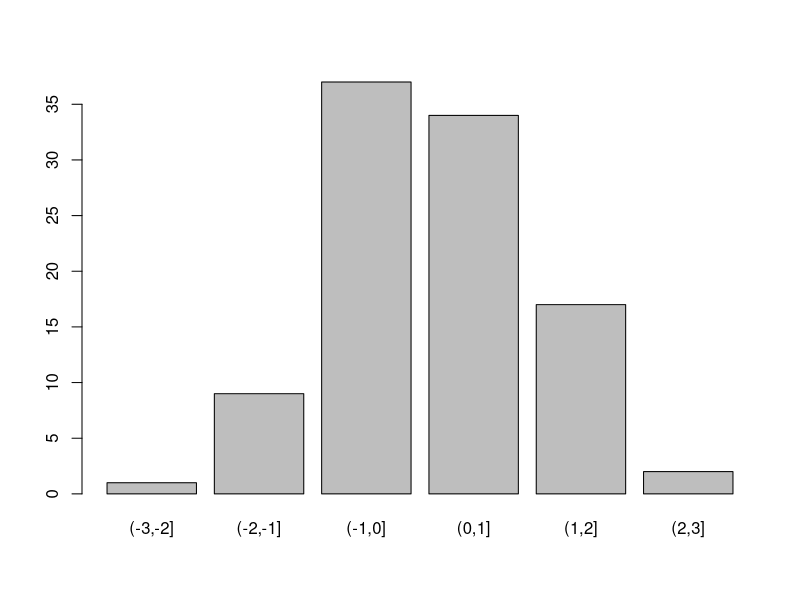

This chart was generated by the following R code:

#
#   Dalykas: STATISTINĖS DUOMENŲ ANALIZĖS SISTEMA IR PROGRAMAVIMO KALBA R
#            Kategoriniai kintamieji -- faktoriai.
#
#  Autorius: Tomas Rekašius
#
#   Sukurta: 2013-03-18 | 2013-05-06
#


# TURINYS -------------------------------

# 
#   1. Faktorių sudarymas ir jų sąvybės:
#      * komanda factor
#      * komanda class
#      * komanda mode
#      * komanda levels
#      * komanda nlevels
#      * komanda length
#      * komanda attributes
#      * komanda str
#      * komanda is.ordered
#      * komanda gl
#
#   2. Faktorių reikšmų keitimas:
#      * komanda relevel
#      * komanda droplevels
#      * operatorius [
#      * komanda ordered
#


# PASTABOS ------------------------------

#
# Parašyti apie funkcijos reorder taikymą.
# Pridėti funkciją interaction.
# 


# NUSTATYMAI ----------------------------

# Nustatoma lietuviška lokalė. 
Sys.setlocale(locale = "Lithuanian")

# Nustatomas darbinis katalogas.
setwd("C:/Downloads")

# Ištrinami visi seni kintamieji.
rm(list = ls())


# --------------------------------------- #
# FAKTORIAI IR JŲ SAVYBĖS                 #
# --------------------------------------- #

# Programavimo kalboje R faktoriais vadinami vardų arba rangų skalės kintamieji,
# kurie įgyja baigtinį skaičių skirtingų reikšmių. Statistikoje tokie kintamieji
# vadinami kategoriniais. Kategorinių kintamųjų reikšmės dažnai būna užkoduotos 
# simboliais, žodžiais, pavadinimais ar skaičiais. Jei faktorius sudarytas iš 
# vardų skalėje išmatuoto kategorinio kintamojo, tai jo reikšmių išrikiavimas 
# neturi jokios prasmės. Jei tai ranginis kintamasis, tai rango didėjimo tvarka 
# išrikiuotos reikšmės turi tam tikrą prasmę.

# Tokiems kintamiesiems sukurti R naudojama funkcija factor. Jos parametrai:
# 
#        x -- kategorinio kintamojo reikšmių vektorius,
#   levels -- skirtingų kategorinio kintamojo reikšmių vektorius,
#   labels -- kintamojo reikšmių pavadinimų vektorius,
#  ordered -- loginė reikšmė, jei TRUE, tai nurodo, kad kintamasis yra ranginis.


# Turime vektorių, kurio reikšmės nurodo pvz. anketą pildančių žmonių lytį.
# Pagal nutylėjimą galimos faktoriaus reikšmės bus išrikiuotos pagal abėcėlę.

x <- c("Vyras", "Moteris", "Vyras", "Moteris", "Moteris", "Moteris", "Vyras")
f <- factor(x)
f


# Faktorius kaip duomenų struktūra yra specialaus factor tipo.
class(f)

# Nepriklausomai nuo to, kokias reikšmes įgyja kategorinis kintamasis, faktorius
# yra sveikųjų skaičių 1, 2, ... , k vektorius, kur k yra skirtingų kintamojo 
# reikšmių skaičius, o kiekvienam jo nariui priskirtas pavadinimas -- kategorinio 
# kintamojo reikšmė. Todėl funkcija mode nurodo, kad faktoriaus kaip vektoriaus 
# reikšmės yra numeric tipo.

mode(f)


# Kokias skirtingas reikšmes turi kategorinis kintamasis parodo funkcija levels.
levels(f)

# Kiek skirtingų reikšmių turi kategorinis kintamasis parodo funkcija nlevels.
nlevels(f)

# Kaip ir kiekvieno vektoriaus, faktoriaus ilgis reiškia visų jo elementų skaičių.
length(f)


# Faktorius kaip R kintamasis turi keletą pagrindinių atributų: tai yra kintamojo 
# reikšmių vektorius ir faktoriaus kaip duomenų struktūros klasė.
attributes(f)

# Faktoriaus struktūrą galima pamatyti naudojant funkciją str. Matosi, kad faktorius 
# yra tam tikrą skirtingų reikšmių skaičių turintis sveikųjų skaičių vektorius.
str(f)


# Funkcija is.ordered nurodo, ar faktorius yra ranginis kintamasis, šiuo atveju ne.
is.ordered(f)


# Tam tikra iš anksto nustatyta tvarka išdėstytų faktorių seka generuojama su 
# funkcija gl. Jos parametrai:
# 
#       n -- kintamojo įgyjamų reikšmių skaičius,
#       k -- reikšmių pakartojimų skaičius,
#  length -- bendras faktoriaus elementų skaičius,
#  labels -- faktoriaus įgyjamų reikšmių pavadinimų vektorius,
# ordered -- loginis kintamasis, nurodantis ar faktorius yra ranginis.


# Sukursime faktorių turintį dvi kategorijas, kurios pakartotos po penktis kartus.
# Kadangi kategorijų vardai nenurodyti, juos atstoja kategorijų numeriai: 1 ir 2.
g <- gl(n = 2, k = 5)
g

# Galima sukurti dvi periodiškai pasikartojančias kategorijas turintį faktorių.
g <- gl(n = 2, k = 1, length = 10)
g

# Kategorijoms galima suteikti vardus, kurie nebūtinai turi būti žodis ar skaičius.
g <- gl(2, 1, 10, labels = c("Mėsa", "><(((°>"))
g

table(g)


# NAUDINGA ------------------------------

# Tą patį rezultatą galima gauti ir nenaudojant procedūros gl, tačiau komanda 
# gaunasi ne tokia kompaktiška: su funkcija rep generuojame pasikartojančią seką,
# kurią vėliau paverčiame į faktorių ir priskiriame kategorijoms pavadinimus.
g <- rep(1:2, length = 10)
g <- factor(g, labels = c("Mėsa", "><(((°>"))
g


# UŽDUOTIS ------------------------------ 

# 1. Sugeneruokite faktorių h, kuris turėtų po 5 kartus pasikartojančias tris 
#    kategorijas, ir suteikite joms vardus "I lygis", "II lygis" ir "III lygis".
# 2. Faktorių h su tokiais pat kategorijų pavadinimais sudarykite naudodami 
#    funkcijas rep ir factor.
# 3. Sugeneruokite faktorių d, kuris reikštų visas vieno mėnesio savaitės dienas.
#    Tarkime, kad mėnuo turi 30 dienų, o savaitės dienas pradedame skaičiuoti nuo
#    pirmadienio. Savaitės dienoms suteikite pilnus vardus.


# --------------------------------------- #
# FAKTORIŲ REIKŠMIŲ KEITIMAS              #
# --------------------------------------- #

# Išvedant faktorių į ekraną, užrašomi visi skirtingi kintamojo reikšmių variantai 
# (levels). Jei kategorinis kintamasis buvo užrašytas kaip tekstinių arba simbolinių 
# reikšmių vektorius, tai faktoriuje tos reikšmės bus išrikiuotos abėcėlės tvarka, 
# jei kintamojo reikšmių vektorius buvo iš skaičių -- tada išrikiuotos jų didėjimo 
# tvarka. Tačiau tokia tvarka dar nereiškia, kad faktorius yra ranginis kintamasis!

# Faktoriaus visų galimų reikšmių vektorių ir jo elementų išdėstymo tvarką parodo 
# funkcija levels. Pavyzdžiui, kintamojo reikšmės "Moteris" ir "Vyras" yra tekstinės,
# todėl pagal nutylėjimą faktoriuje jos išrikiuotos pagal abėcėlę.
levels(f)


# Naudojant funkciją levels, jau sukurto faktoriaus įgyjamų reikšmių vektorių galima 
# pervadinti. Čia svarbu išlaikyti tą pačią reikšmių tvarką: ("Moteris", "Vyras"), o
# naujas reikšmių vektorius gali būti pvz., ("Mot", "Vyr"), ("M", "V") ar panašiai.

levels(f) <- c("Mot", "Vyr")
levels(f)
f


# Su funkcija levels atliekamas faktoriaus įgyjamų reikšmių išdėstymo pakeitimas 
# yra nekorektiškas! Pavyzdžiui, pakeitus faktoriaus reikšmių "Moteris" ir "Vyras" 
# išdėstymo tvarką, į priešingas pasikeičia ir visų faktoriaus reikšmių prasmės!
# Padarius tokią klaidą, visos statistinės išvados apie kintamąjį bus neteisingos.

levels(f) <- c("Vyras", "Moteris")
levels(f)
f


# Pagal nutylėjimą abėcėlės tvarka išdėstytą kategorinio kintamojo įgyjamų reikšmių 
# vektorių galima pakeisti faktoriaus sudarymo metu nurodant reikiamą tų reikšmių 
# išdėstymo vektorių levels. 

f <- factor(x, levels = c("Vyras", "Moteris"))
levels(f)
f

# Kartu su vektoriumi levels nurodžius jį atitinkantį vektorių labels, faktoriaus
# sudarymo metu kategorinio kintamojo įgyjamas reikšmes galima pervadinti. 

f <- factor(x, levels = c("Vyras", "Moteris"), labels = c("Vyr", "Mot"))
levels(f)
f


# Tuo atveju, kai reikia nustatyti arba pakeisti bazinę (reference) jau sudaryto 
# faktoriaus reikšmę, naudojama funkcija relevel. Čia reikšmę "Mot" vėl padarysime 
# bazine.

f <- relevel(f, ref = "Mot")
levels(f)
f


# NAUDINGA ------------------------------

# Gana dažnai pasitaiko situacija, kad dėl patogumo kategorinio kintamojo reikšmės 
# koduojamos skaičiais. Pavyzdžiui, įvedus pažymėjimą "Vyras" = 0, "Moteris" = 1, 
# tą patį vektorių x buvo galima užrašyti taip: (0, 1, 0, 1, 1, 1, 0). Sudarant 
# faktorių, tų kodų reikšmes galima atstatyti užrašant pavadinimų vektorių labels.

z <- c(0, 1, 0, 1, 1, 1, 0)
f <- factor(z, levels = c(0, 1), labels = c("Vyras", "Moteris"))
f


# UŽDUOTIS ------------------------------ 

# 1. Tarkime, kad vektoriaus c(1, -1, 0, -1, -1, 1, -1, 0, 1, 1, -1, 0, 1, 1, 0) 
#    reikšmės reiškia atsakymus į testo klausimus. Sudarykite faktorių a ir jo 
#    reikšmėms priskirkite tokius pavadinimus: 1 = Taip, -1 = Ne ir 0 = Nežinau.
# 2. Naudodami funkciją levels, pakeiskite anksčiau sugeneruoto faktoriaus h 
#    įgyjamų reikšmių vardus į "Pirmas", "Antras", "Trečias".
# 3. Naudodami funkciją factor, pakeiskite jau sudaryto faktoriaus h įgyjamų 
#    reikšmių tvarką į priešingą: "Trečias", "Antras", "Pirmas".


# Kartais kategorinis kintamasis įgyja tik dalį visų galimų reikšmių. Tokiu atveju
# galima sudaryti faktorių, kurio galimų reikšmių vektorius levels bus didesnis, 
# nei atitinkamo kategorinio kintamojo reikšmių aibė. 

# Pavyzdžiui, turime apklausoje dalyvaujančių gyventojų miestų vektorių.
m <- c("Vilnius", "Vilnius", "Kaunas", "Vilnius", "Kaunas", "Vilnius", "Kaunas")

# Jei tyrimas buvo atliekamas apklausiant didžiųjų miestų gyventojus, nepriklausomai
# nuo to, kokias reikšmes įgijo kintamojo elementai, galimos kintamojo reikšmės 
# yra "Vilnius", "Kaunas" ir "Klaipėda". Sukuriame faktorių su tokiomis reikšmėmis.

f <- factor(m, levels = c("Vilnius", "Kaunas", "Klaipėda"))
f

# Nors kategorinis kintamasis turi dvi skirtingas reikšmes, tačiau iš jo sudarytas
# faktorius iš viso turi tris galimas reikšmes.

unique(f)   # visos skirtingos faktoriaus reikšmės
nlevels(f)  # viso galimos faktoriaus reikšmės


# Sudarant tokio kintamojo dažnių lentelę, bus įtraukiamos ir tos reikšmės, kurių
# kintamajame nepasitaikė. Tokiu būdu dažnių lentelė sudaroma ne iš tų reikšmių,
# kurias įgijo kintamasis, bet iš tų, kurias galėjo įgyti -- kartais tai svarbu.

table(m)    # pradinio kintamojo dažnių lentelė    --   dvi reikšmės
table(f)    # kategorinio kintamojo dažnių lentelė -- visos reikšmės


# Tuo atveju, kai nenaudojamos faktoriaus reikšmės yra nereikalingos, jas galima
# pašalinti naudojant funkciją droplevels. Pvz., iš faktoriaus f pašalinsime 
# nenaudojamą kintamojo kategoriją "Klaipėda", bet pats kintamasis nepasikeis.

f <- droplevels(f)
nlevels(f)
f


# Kadangi faktorius tuo pačiu yra ir vektorius, iš jo galima išskirti tam tikrus
# elementus. Tokiu būdu gautas faktorius nebūtinai turi turėti visas pradines
# kintamojo reikšmes, todėl kai kurios faktoriaus reikšmės taip pat gali būti 
# nereikalingos. Reikšmių iš faktoriaus išskyrimui naudojant operatorių [, yra
# galimybė per parametrą drop pašalinti nereikalingas kintamojo kategorijas.

# Atskiru atveju, nenurodžius faktoriaus indeksų aibės, gausime tą patį faktorių, 
# tačiau be nenaudojamų kategorijų.

f <- f[ , drop = TRUE]
nlevels(f)
f


# UŽDUOTIS ------------------------------ 

# 1. Naudodami funkciją factor, jau sudarytam faktoriui f pridėkite anksčiau 
#    pašalintą kategoriją "Klaipėda".
# 2. Naudodami operatorių [, iš faktoriaus f išskirkite tik tuos elementus, kurie 
#    atitinka reikšmę "Vilnius". Pašalinkite neegzistuojančias naujo faktoriaus 
#    kategorijas "Kaunas" ir "Klaipėda".
# 3. Iš faktoriaus d į naują faktorių išskirkite darbo dienas ir pašalinkite 
#    nebereikalingas savaitgalio dienas atitinkančias reikšmes.


# Jei kategorinis kintamasis yra ranginis, tai jo reikšmes galima išrikiuoti rango
# didėjimo tvarka ir sudaryti ordered tipo faktorių. Pavyzdžiui, pagal nutylėjimą
# faktoriaus reikšmės išrikiuojamos abėcėlės tvarka, kuri šiuo atveju nenatūrali.

y <- c("Pirmas", "Trečias", "Antras", "Trečias", "Pirmas", "Pirmas", "Antras")
r <- factor(y)
r

# Sukurdami faktorių galime išrašyti reikšmes jų didėjimo tvarka ir nurodyti, kad
# jos sudaro tam tikrą rangų sistemą.

r <- factor(y, levels = c("Trečias", "Antras", "Pirmas"), ordered = TRUE)
r


# Tokį patį ranginį kintamąjį galima sudaryti naudojant funkciją ordered.
# Nenurodžius reikšmių išdėstymo tvarkos, jos bus išrikiuotos pagal abėcėlę.
r <- ordered(y, levels = c("Trečias", "Antras", "Pirmas"))
r

# Taip sudarytas faktorius yra ranginis kintamasis, kurio reikšmės turi tvarką.
is.ordered(r)


# UŽDUOTIS ------------------------------ 

# 1. Faktoriaus a reikšmes išrikiuokite tokia tvarka: "Ne", "Nežinau", "Taip" ir 
#    sukurkite naują ranginį kintamąjį -- faktorių t.
# 2. Iš faktoriaus t išskirkite tik reikšmes "Ne", "Taip" ir taip sukurkite naują
#    ranginį kintamąjį.


# NAUDINGA ------------------------------

# Kartais faktoriai panaudojami gana įdomiose situacijose. Pvz., funkcija cut 
# tolydų kintamąjį suskaido į tam tikrus intervalus. Rezultatas yra tokio pat 
# ilgio vektorius, kur vietoj pradinio vektoriaus reikšmės yra intervalas, į 
# kurį ta reikšmė patenka.

# Sugeneruosime 100 standartinių normaliųjų dydžių ir suskirstysime į vienodo 
# pločio intervalus (-3, -2], (-2, -1], ... (2, 3]. Suskaičiuosime, kiek reikšmių 
# patenka į šiuos intervalus.

r <- rnorm(100)
t <- cut(r, breaks = -3:3)
t

# Toks kintamasis yra kategorinis, o visas jo reikšmes gauname su komanda levels.
class(t)
levels(t)

# Sudarome duomenų lentelę, kurioje pirmas kintamasis yra anksčiau sunegeneruotas
# skaičius, o antrasis kintamasis nurodo intervalą, į kurį tas skaičius patenka.
m <- data.frame(skaičius = r, intervalas = t)
head(m)

# Suskaičiuodami skirtingus intervalus, sužinome, po kiek reikšmių patenka į 
# kiekvieną intervalą. Gautą dažnių lentelę galima atvaizduoti kaip histogramą.
table(t)
plot(t)
